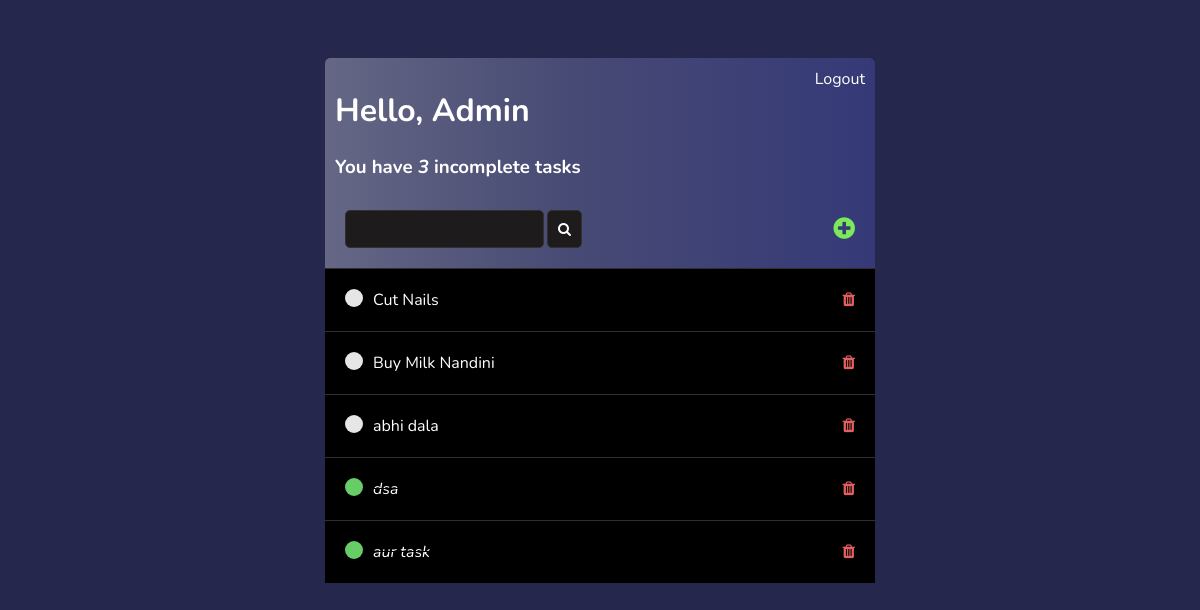
The app's page / (signed in), older data.
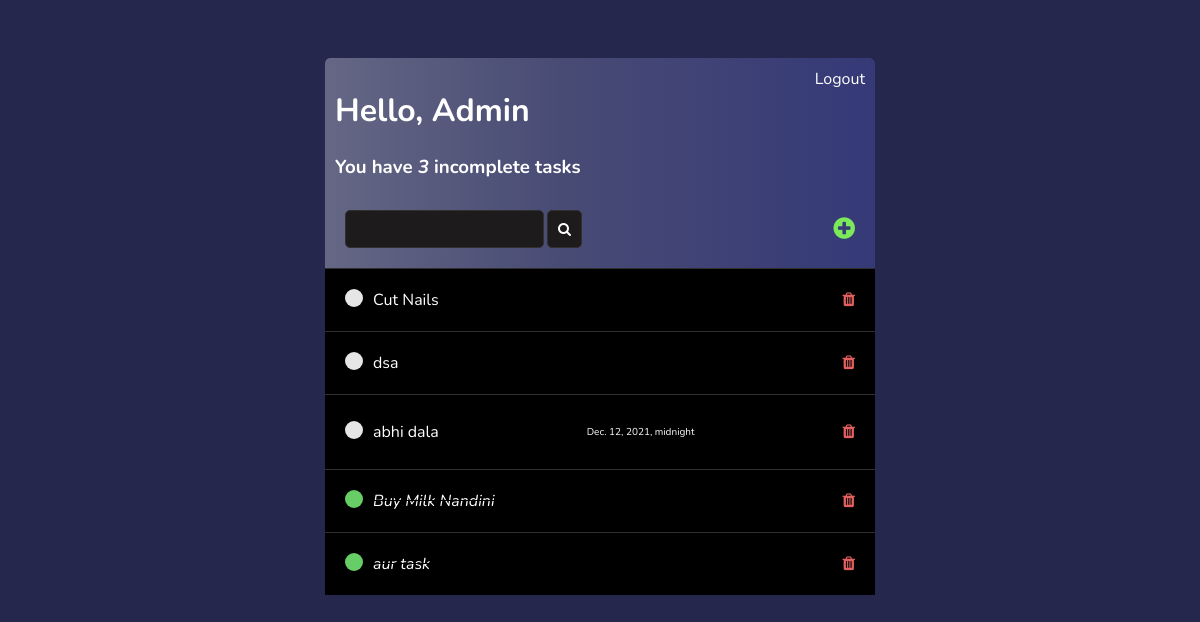
The same page, newer data.
### base/models.py (models this page shows)
class Task(models.Model):
    user = models.ForeignKey(User, on_delete=models.CASCADE, blank = True, null = True)
    title = models.CharField(max_length = 100)
    description =  models.TextField(null= True, blank = True)
    complete = models.BooleanField(default = False)
    duedate = models.DateTimeField(auto_now=False, auto_now_add=False, blank = True, null = True)
    def __str__(self):
        return self.title
    class Meta:
        ordering = ['complete']

### base/views.py (the view)
# urls.py: path('', TaskList.as_view(), name='tasks'),
class TaskList(LoginRequiredMixin ,ListView):
    model = Task
    context_object_name = 'tasks' #This is the name of the list that is passed onto the template
    def get_context_data(self, **kwargs):
        context = super().get_context_data(**kwargs)
        context["tasks"] = context["tasks"].filter(user = self.request.user) #Filtering it out for that user
        context["count"] = context["tasks"].filter(complete = False).count() #Number of tasks that are undone
        search_input = self.request.GET.get('search_area') or '' #Get what was typed in 'search_area', or by defualt keep it empty
        if search_input:
            context["tasks"] = context["tasks"].filter(title__icontains = search_input) #icontains is Django thing and is self explanatory
        context["search_input"] = search_input #Pass that back to the template
        return context

### base/templates/base/task_list.html (shortened to what this page needs)
{% extends 'base/main.html' %}
{% block body %}
<div class="header-bar">
    <div>
        <h1>Hello, {{request.user|title}}</h1>
        <h3 style="margin:0">You have <i>{{count}}</i> incomplete task{{ count|pluralize:"s"}}</h3>
    </div>
    {% if request.user.is_authenticated%}
    <a href="{% url 'logout' %}">Logout</a>
    {% else %}
    <a href="{% url 'login' %}">Login</a>
    {% endif %}
</div>
<div id="search-add-wrapper">
    <form id="input-form" action="" method="GET">
        <input type="text" name="search_area" value="{{search_input}}">
        <button class="button" type="submit"><i class="fa fa-search"></i></button>
    </form>
    <a id="add-link" href="{% url 'task-create' %}"><i class="fa fa-plus-circle"></i></a>
</div>
<div class="task-items-wrapper">
    {% for task in tasks %}
    <div class="task-wrapper">
        {% if task.complete == True %}
        <div class="task-title">
            <div class="task-complete-icon"></div>
            <i><s><a href="{% url 'task-update' task.id %}">{{task}}</a></s></i>
        </div>
        <a class="delete-link" href="{% url 'task-delete' task.id %}"><i class="fa fa-trash"></i>
            {% else %}
            <div class="task-title">
                <div class="task-incomplete-icon"></div>
                <a href="{% url 'task-update' task.id %}">{{task}}</a>
            </div>
            <div class="duedate-wrapper">
                {% if task.duedate %}
                <p>{{task.duedate}}</p>
                {% endif %}
            </div>
            <a class="delete-link" href="{% url 'task-delete' task.id %}"><i class="fa fa-trash"></i>
                {% endif %}
            </a>
    </div>
    {% empty %}
    <p>You are free!</p>
    {% endfor %}
</div>
{% endblock body %}

### base/templates/base/main.html (shortened to what this page needs)
<!DOCTYPE html>
<html lang="en">
<head>
    <link rel="stylesheet" href="https://cdnjs.cloudflare.com/ajax/libs/font-awesome/4.7.0/css/font-awesome.min.css">
</head>
<body>
    <div class="container">
        {% block body %}
        {% endblock body %}
    </div>
</body>
</html>

### base/templates/base/main.html (style rules this page uses)
body { background-color: #25274D; font-family: 'Nunito', sans-serif; padding-top: 50px; }
.container { max-width: 550px; margin: auto; background-color: black; -webkit-box-shadow: 2px 2px 13px -4px rgba(0, 0, 0, 0,21); box-shadow: 2px 2px 13px -4px rgba(0, 0, 0, 0,21); border-radius: 5px 5px 5px 5px; }
h1, h2, h3, h4, h5, h6 { font-family: 'Nunito', sans-serif; color: white; }
a, p, ul { color: white; text-decoration: none; }
.header-bar { display: flex; justify-content: space-between; color:#fff; padding :10px; border-radius: 5px 5px 0 0; background: linear-gradient(90deg, #656785 0%, #484b74 43%, #353977 100%); }
.header-bar a { color: white; text-decoration: none; }
.task-wrapper { display: flex; align-items: center; justify-content:space-between; padding:20px; background-color: black; border-top: 1px solid rgb(51, 47, 47); color: black; }
.duedate-wrapper { display: flex !important ; justify-content: right !important; font-size: 10px; }
.task-title { display: flex; }
.task-title a { margin-left: 10px; }
.task-complete-icon { height:18px; width:18px; background-color: rgb(103, 206, 103); border-radius: 50%; }
.task-incomplete-icon { height: 18px; width: 18px; background-color:rgb(230, 230, 230); border-radius: 50%; }
.fa-trash { color:rgb(228, 96, 96); }
#search-add-wrapper { display: flex; justify-content: space-between; align-items: center; padding: 20px; background: linear-gradient(90deg, #656785 0%, #484b74 43%, #353977 100%); }
#add-link { color: rgb(123, 233, 90); font-size: 25px; }
input[type = text], input[type = password], textarea { margin-right: 3px; border: 1px solid rgb(51, 47, 47); border-radius: 5px; padding: 10px; width: 90%; background-color: rgb(29, 27, 27); color: white; }
.button { border: 1px solid rgb(51, 47, 47); background-color: rgb(29, 27, 27); color: white; padding: 10px; font-size: 14px; border-radius: 5px; cursor: pointer; text-decoration: none; }
#input-form { display: flex; }

Row changes from the older to the newer data that the page shows:
changed Task "dsa": complete True → False (drawn); moves up the list
changed Task "abhi dala": duedate (not shown) → "Dec. 12, 2021, midnight"; moves down the list
changed Task "Buy Milk Nandini": complete False → True (drawn)
